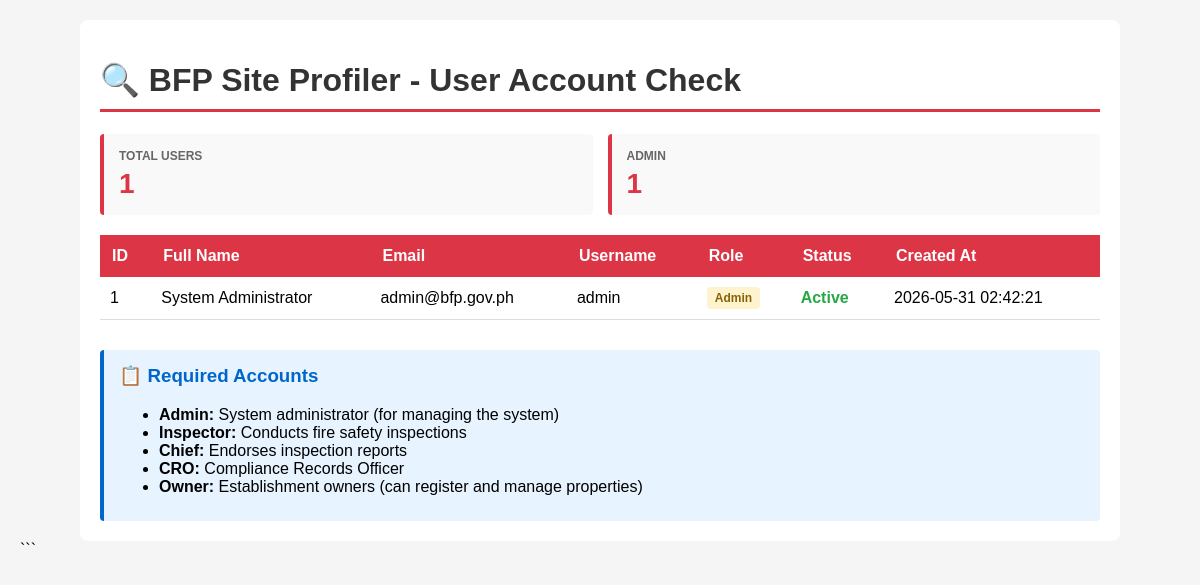
Screenshot of /utility/checkUsers.php with the database file from the repository.
### tables this page shows
CREATE TABLE IF NOT EXISTS `user` (
  `id` INT(11) NOT NULL AUTO_INCREMENT,
  `fullname` VARCHAR(255) NOT NULL,
  `username` VARCHAR(255) DEFAULT NULL,
  `email` VARCHAR(255) NOT NULL,
  `password` VARCHAR(255) NOT NULL,
  `address` VARCHAR(500) DEFAULT NULL,
  `phone_number` VARCHAR(50) DEFAULT NULL,
  `role` VARCHAR(50) NOT NULL COMMENT 'admin, inspector, owner, Chief, CRO',
  `status` VARCHAR(20) NOT NULL DEFAULT 'active' COMMENT 'active, inactive',
  `createdAt` TIMESTAMP NOT NULL DEFAULT CURRENT_TIMESTAMP,
  PRIMARY KEY (`id`)
);

### utility/checkUsers.php (the view, shortened to what this page needs)
<?php
include 'db.php';
$stmt = $conn->prepare("SELECT id, fullname, email, username, role, status, createdAt FROM user ORDER BY role, fullname");
$stmt->execute();
$result = $stmt->get_result();
$users = [];
while ($row = $result->fetch_assoc()) {
    $users[] = $row;
}
$countByRole = [];
foreach ($users as $user) {
    $role = $user['role'];
    if (!isset($countByRole[$role])) {
        $countByRole[$role] = 0;
    }
    $countByRole[$role]++;
}
?>
<!DOCTYPE html>
<html>
<head>
</head>
<body>
    <div class="container">
        <h1>🔍 BFP Site Profiler - User Account Check</h1>
        <div class="summary">
            <div class="summary-card">
                <h3>Total Users</h3>
                <div class="count"><?php echo count($users); ?></div>
            </div>
            <?php foreach ($countByRole as $role => $count): ?>
            <div class="summary-card">
                <h3><?php echo ucfirst($role); ?></h3>
                <div class="count"><?php echo $count; ?></div>
            </div>
            <?php endforeach; ?>
        </div>
        <?php if (count($users) > 0): ?>
        <table>
            <thead>
                <tr>
                    <th>ID</th>
                    <th>Full Name</th>
                    <th>Email</th>
                    <th>Username</th>
                    <th>Role</th>
                    <th>Status</th>
                    <th>Created At</th>
                </tr>
            </thead>
            <tbody>
                <?php foreach ($users as $user): ?>
                <tr>
                    <td><?php echo htmlspecialchars($user['id']); ?></td>
                    <td><?php echo htmlspecialchars($user['fullname']); ?></td>
                    <td><?php echo htmlspecialchars($user['email']); ?></td>
                    <td><?php echo htmlspecialchars($user['username']); ?></td>
                    <td>
                        <span class="role-badge role-<?php echo strtolower($user['role']); ?>">
                            <?php echo ucfirst($user['role']); ?>
                        </span>
                    </td>
                    <td>
                        <span class="status-<?php echo strtolower($user['status']); ?>">
                            <?php echo ucfirst($user['status']); ?>
                        </span>
                    </td>
                    <td><?php echo htmlspecialchars($user['createdAt']); ?></td>
                </tr>
                <?php endforeach; ?>
            </tbody>
        </table>
        <?php else: ?>
        <div style="padding: 20px; background: #f8d7da; color: #721c24; border-radius: 4px; margin-top: 20px;">
            ⚠️ No users found in the database!
        </div>
        <?php endif; ?>
        <div style="margin-top: 30px; padding: 15px; background: #e7f3ff; border-left: 4px solid #0066cc; border-radius: 4px;">
            <h3 style="margin-top: 0; color: #0066cc;">📋 Required Accounts</h3>
            <ul style="margin: 10px 0;">
                <li><strong>Admin:</strong> System administrator (for managing the system)</li>
                <li><strong>Inspector:</strong> Conducts fire safety inspections</li>
                <li><strong>Chief:</strong> Endorses inspection reports</li>
                <li><strong>CRO:</strong> Compliance Records Officer</li>
                <li><strong>Owner:</strong> Establishment owners (can register and manage properties)</li>
            </ul>
        </div>
    </div>
</body>
</html>

### utility/checkUsers.php (style rules this page uses)
body { font-family: Arial, sans-serif; margin: 20px; background: #f5f5f5; }
.container { max-width: 1000px; margin: 0 auto; background: white; padding: 20px; border-radius: 8px; }
h1 { color: #333; border-bottom: 3px solid #dc3545; padding-bottom: 10px; }
.summary { display: grid; grid-template-columns: repeat(auto-fit, minmax(150px, 1fr)); gap: 15px; margin: 20px 0; }
.summary-card { background: #f9f9f9; border-left: 4px solid #dc3545; padding: 15px; border-radius: 4px; }
.summary-card h3 { margin: 0 0 5px 0; color: #666; font-size: 12px; text-transform: uppercase; }
.summary-card .count { font-size: 28px; font-weight: bold; color: #dc3545; }
table { width: 100%; border-collapse: collapse; margin-top: 20px; }
table thead { background: #dc3545; color: white; }
table th { padding: 12px; text-align: left; font-weight: bold; }
table td { padding: 10px; border-bottom: 1px solid #ddd; }
.role-admin { background: #fff3cd; color: #856404; }
.status-active { color: #28a745; font-weight: bold; }
.role-badge { display: inline-block; padding: 4px 8px; border-radius: 4px; font-size: 12px; font-weight: bold; }

### rows the page displays
user: role "ADMIN", count "1", id "1", fullname "System Administrator", email "admin@bfp.gov.ph", username "admin", role "Admin", status "Active", createdAt "2026-05-31 02:42:21"

### other values shown
count($users) "1"
